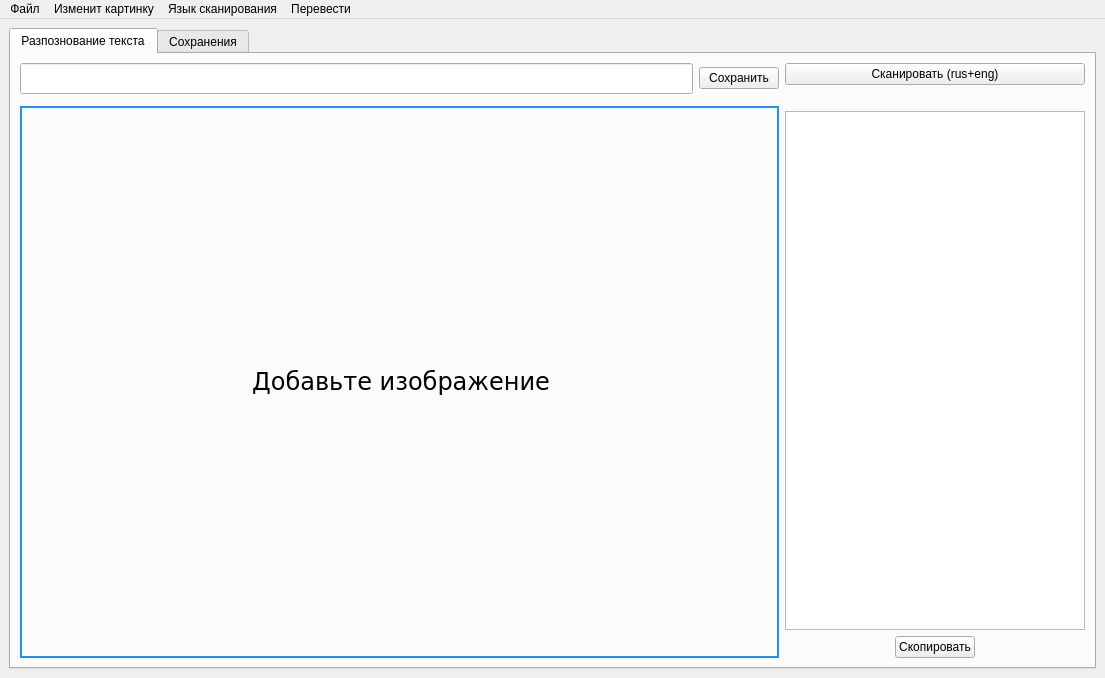
<?xml version="1.0" encoding="UTF-8"?>
<ui version="4.0">
 <class>MainWindow</class>
 <widget class="QMainWindow" name="MainWindow">
  <property name="geometry">
   <rect>
    <x>0</x>
    <y>0</y>
    <width>1105</width>
    <height>678</height>
   </rect>
  </property>
  <property name="minimumSize">
   <size>
    <width>1010</width>
    <height>630</height>
   </size>
  </property>
  <property name="windowTitle">
   <string>PBL</string>
  </property>
  <property name="styleSheet">
   <string notr="true"/>
  </property>
  <widget class="QWidget" name="centralwidget">
   <layout class="QVBoxLayout" name="verticalLayout_3">
    <item>
     <widget class="QTabWidget" name="tabWidget">
      <property name="styleSheet">
       <string notr="true"/>
      </property>
      <property name="currentIndex">
       <number>0</number>
      </property>
      <widget class="QWidget" name="tab">
       <attribute name="title">
        <string>Разпознование текста</string>
       </attribute>
       <layout class="QHBoxLayout" name="horizontalLayout_3">
        <item>
         <layout class="QHBoxLayout" name="horizontalLayout_2">
          <item>
           <layout class="QVBoxLayout" name="verticalLayout_2">
            <item>
             <layout class="QHBoxLayout" name="horizontalLayout">
              <item>
               <widget class="QLineEdit" name="lineEdit">
                <property name="font">
                 <font>
                  <family>Verdana</family>
                  <pointsize>14</pointsize>
                 </font>
                </property>
                <property name="styleSheet">
                 <string notr="true"/>
                </property>
               </widget>
              </item>
              <item>
               <widget class="QPushButton" name="save_btn">
                <property name="styleSheet">
                 <string notr="true"/>
                </property>
                <property name="text">
                 <string>Сохранить</string>
                </property>
               </widget>
              </item>
             </layout>
            </item>
            <item>
             <widget class="QFrame" name="frame">
              <property name="frameShape">
               <enum>QFrame::StyledPanel</enum>
              </property>
              <property name="frameShadow">
               <enum>QFrame::Raised</enum>
              </property>
             </widget>
            </item>
            <item>
             <widget class="QLabel" name="label">
              <property name="sizePolicy">
               <sizepolicy hsizetype="Expanding" vsizetype="Expanding">
                <horstretch>0</horstretch>
                <verstretch>0</verstretch>
               </sizepolicy>
              </property>
              <property name="minimumSize">
               <size>
                <width>450</width>
                <height>350</height>
               </size>
              </property>
              <property name="maximumSize">
               <size>
                <width>16777215</width>
                <height>16777215</height>
               </size>
              </property>
              <property name="font">
               <font>
                <family>Verdana</family>
                <weight>50</weight>
                <italic>false</italic>
                <bold>false</bold>
                <underline>false</underline>
                <strikeout>false</strikeout>
               </font>
              </property>
              <property name="styleSheet">
               <string notr="true"> QLabel{border: 2px solid #1E90FF}   </string>
              </property>
              <property name="text">
               <string>&lt;html&gt;&lt;head/&gt;&lt;body&gt;&lt;p align=&quot;center&quot;&gt;&lt;span style=&quot; font-size:18pt;&quot;&gt;Добавьте изображение&lt;/span&gt;&lt;/p&gt;&lt;/body&gt;&lt;/html&gt;</string>
              </property>
              <property name="textFormat">
               <enum>Qt::AutoText</enum>
              </property>
             </widget>
            </item>
           </layout>
          </item>
          <item>
           <layout class="QVBoxLayout" name="verticalLayout">
            <item>
             <widget class="QPushButton" name="scanbutton">
              <property name="styleSheet">
               <string notr="true"/>
              </property>
              <property name="text">
               <string>Сканировать (rus+eng)</string>
              </property>
             </widget>
            </item>
            <item alignment="Qt::AlignHCenter">
             <widget class="QLabel" name="label_3">
              <property name="sizePolicy">
               <sizepolicy hsizetype="Fixed" vsizetype="Preferred">
                <horstretch>0</horstretch>
                <verstretch>0</verstretch>
               </sizepolicy>
              </property>
              <property name="text">
               <string/>
              </property>
             </widget>
            </item>
            <item alignment="Qt::AlignHCenter">
             <widget class="QPlainTextEdit" name="plainTextEdit">
              <property name="sizePolicy">
               <sizepolicy hsizetype="Expanding" vsizetype="Expanding">
                <horstretch>0</horstretch>
                <verstretch>0</verstretch>
               </sizepolicy>
              </property>
              <property name="minimumSize">
               <size>
                <width>300</width>
                <height>300</height>
               </size>
              </property>
              <property name="font">
               <font>
                <family>Verdana</family>
                <pointsize>14</pointsize>
               </font>
              </property>
              <property name="styleSheet">
               <string notr="true"/>
              </property>
              <property name="verticalScrollBarPolicy">
               <enum>Qt::ScrollBarAsNeeded</enum>
              </property>
              <property name="horizontalScrollBarPolicy">
               <enum>Qt::ScrollBarAlwaysOff</enum>
              </property>
             </widget>
            </item>
            <item alignment="Qt::AlignHCenter">
             <widget class="QPushButton" name="copy_text_btn">
              <property name="styleSheet">
               <string notr="true"/>
              </property>
              <property name="text">
               <string>Скопировать</string>
              </property>
             </widget>
            </item>
           </layout>
          </item>
         </layout>
        </item>
       </layout>
      </widget>
      <widget class="QWidget" name="tab_2">
       <attribute name="title">
        <string>Сохранения</string>
       </attribute>
       <layout class="QVBoxLayout" name="verticalLayout_4">
        <item>
         <widget class="QListWidget" name="listWidget">
          <property name="font">
           <font>
            <family>Verdana</family>
            <pointsize>14</pointsize>
           </font>
          </property>
          <property name="styleSheet">
           <string notr="true"/>
          </property>
         </widget>
        </item>
       </layout>
      </widget>
     </widget>
    </item>
   </layout>
  </widget>
  <widget class="QMenuBar" name="menubar">
   <property name="geometry">
    <rect>
     <x>0</x>
     <y>0</y>
     <width>1105</width>
     <height>21</height>
    </rect>
   </property>
   <widget class="QMenu" name="LoudAction">
    <property name="title">
     <string>Файл</string>
    </property>
    <addaction name="load"/>
    <addaction name="paste"/>
   </widget>
   <widget class="QMenu" name="lang">
    <property name="title">
     <string>Язык сканирования</string>
    </property>
    <addaction name="rus_eng"/>
    <addaction name="rus"/>
    <addaction name="eng"/>
   </widget>
   <widget class="QMenu" name="translate">
    <property name="title">
     <string>Перевести</string>
    </property>
    <addaction name="tr_eng"/>
    <addaction name="tr_rus"/>
   </widget>
   <widget class="QMenu" name="menu_resize">
    <property name="title">
     <string>Изменит картинку</string>
    </property>
    <addaction name="act_resize"/>
    <addaction name="right_90"/>
    <addaction name="left_90"/>
   </widget>
   <addaction name="LoudAction"/>
   <addaction name="menu_resize"/>
   <addaction name="lang"/>
   <addaction name="translate"/>
  </widget>
  <action name="load">
   <property name="text">
    <string>Загрузить</string>
   </property>
  </action>
  <action name="right">
   <property name="text">
    <string>Вправо</string>
   </property>
  </action>
  <action name="left">
   <property name="text">
    <string>Влево</string>
   </property>
  </action>
  <action name="rus_eng">
   <property name="text">
    <string>rus+eng   Ctrl+D</string>
   </property>
  </action>
  <action name="rus">
   <property name="text">
    <string>rus            Ctrl+R</string>
   </property>
  </action>
  <action name="eng">
   <property name="text">
    <string>eng           Ctrl+E</string>
   </property>
  </action>
  <action name="tr_eng">
   <property name="text">
    <string>на русский</string>
   </property>
  </action>
  <action name="tr_rus">
   <property name="text">
    <string>на английский</string>
   </property>
  </action>
  <action name="act_resize">
   <property name="text">
    <string>Обрезать</string>
   </property>
  </action>
  <action name="right_90">
   <property name="text">
    <string>Повернуть вправо</string>
   </property>
  </action>
  <action name="left_90">
   <property name="text">
    <string>Повернуть влево</string>
   </property>
  </action>
  <action name="paste">
   <property name="text">
    <string>Вставить             Ctrl+V</string>
   </property>
  </action>
 </widget>
 <resources/>
 <connections/>
</ui>
